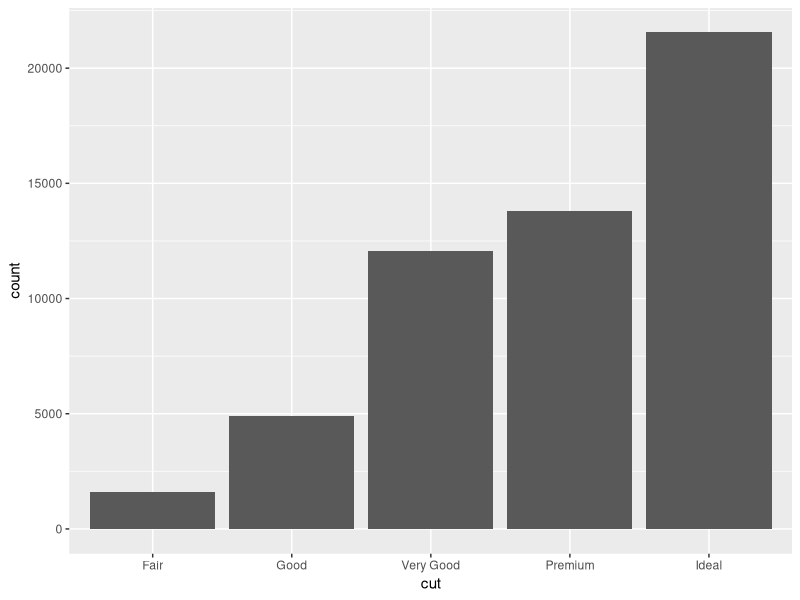
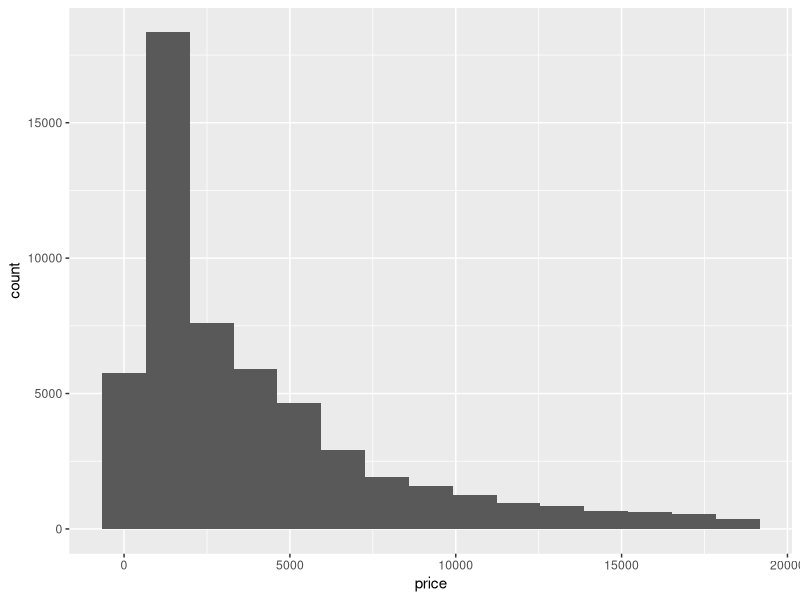
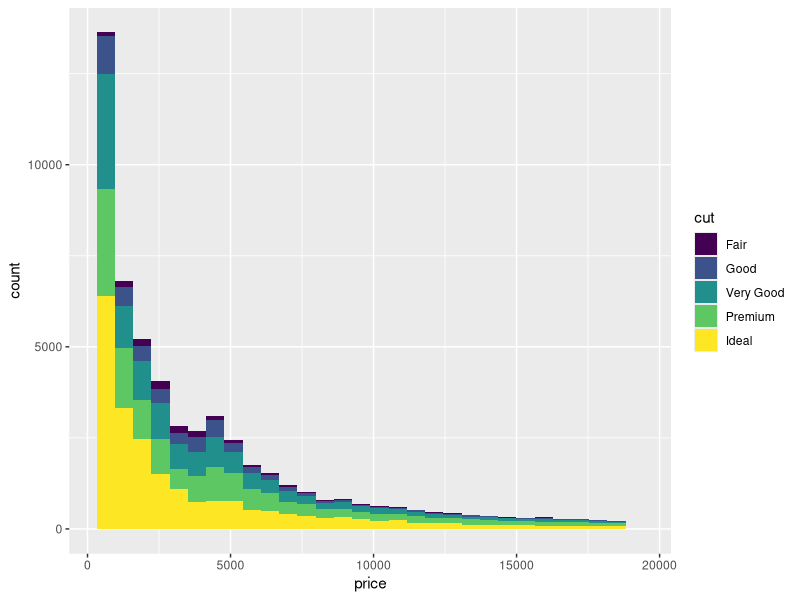
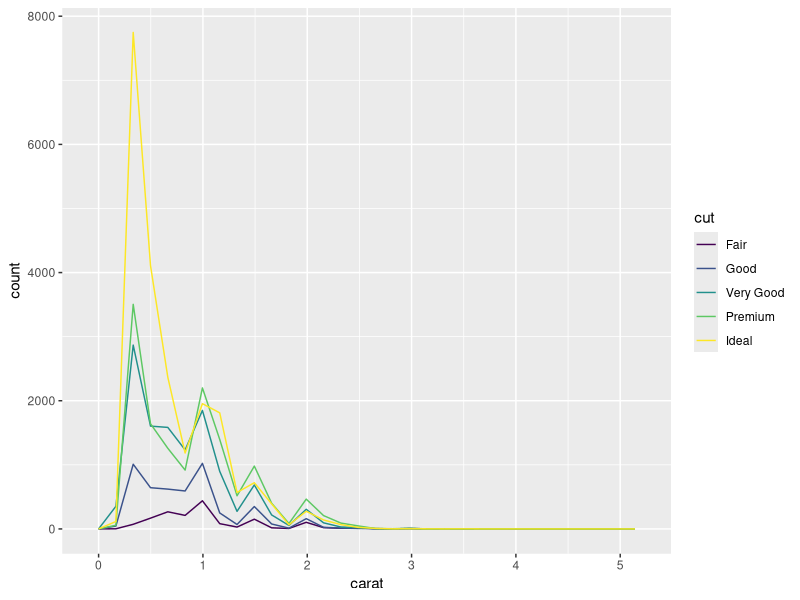
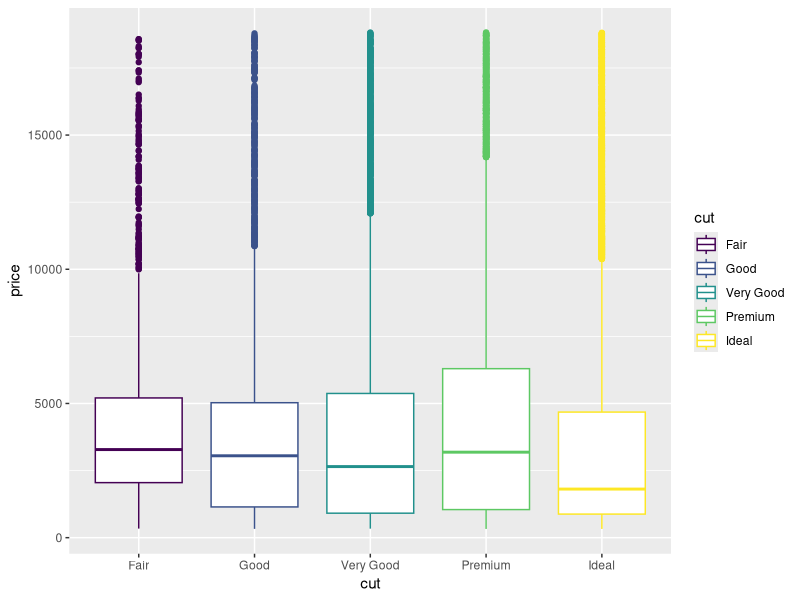

The R script that drew these images, in order:
## ---- chunk 1
knitr::opts_chunk$set(echo = TRUE)
## ---- chunk 2
library(tidyverse)
## ---- chunk 3
diamonds %>% ggplot() + geom_bar(mapping = aes(x = cut))
## ---- chunk 4
diamonds %>% count(cut)
## ---- chunk 5
diamonds %>% ggplot() + geom_histogram(mapping = aes(price), bins = 15)
## ---- chunk 6
head(diamonds)
## ---- chunk 7
diamonds %>% 
  count(cut_width(carat, 0.5))
## ---- chunk 8
diamonds %>% ggplot() + geom_histogram(mapping = aes(x = price, fill = cut))
## ---- chunk 9
diamonds %>% ggplot() + geom_freqpoly(mapping = aes(x = carat, color = cut))
## ---- chunk 10
names(diamonds)
diamonds %>% ggplot() + geom_boxplot(mapping = aes(x = cut, y = price, color = cut))
